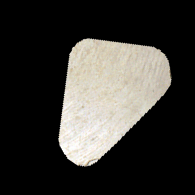
#> input picture tp3/Domenichino_Virgin-and-unicorn/Domenichino_Virgin-and-unicorn/frag_eroded/frag_eroded_109.png, 195 x 195 px, given in place of Domenichino_Virgin-and-unicorn.jpg, which was not available
$ python TP3-EX3_Fromont-Pili-Tigre.py
#> lines starting #> are read from the running program, lines starting #| are printed output that depends on the picture; pictures that were not available may be replaced by others from this repository, and a replacement may not be noted
import cv2
import numpy as np
import os
import random

def estimate_homography(matches, kp1, kp2):
    src_pts = np.float32([kp1[m.queryIdx].pt for m in matches]).reshape(-1, 1, 2)
    dst_pts = np.float32([kp2[m.trainIdx].pt for m in matches]).reshape(-1, 1, 2)
    M, mask = cv2.findHomography(src_pts, dst_pts, cv2.RANSAC, 5.0)
    return M, mask.ravel().tolist()

main_image_path = 'tp3/Domenichino_Virgin-and-unicorn/Domenichino_Virgin-and-unicorn/Domenichino_Virgin-and-unicorn.jpg'
fragments_dir = 'tp3/Domenichino_Virgin-and-unicorn/Domenichino_Virgin-and-unicorn/frag_eroded'

main_image = cv2.imread(main_image_path, cv2.IMREAD_GRAYSCALE)
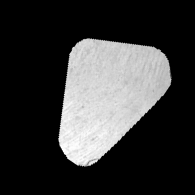
#> main_image: shape (195, 195); min 0, max 254, mean 55.4
orb = cv2.ORB_create(nfeatures=1000)
bf = cv2.BFMatcher(cv2.NORM_HAMMING, crossCheck=True)
kp1, des1 = orb.detectAndCompute(main_image, None)
#> kp1 = 122 keypoints; strongest (x, y, size): (72, 48, 31), (74, 46, 31), (90, 163, 31), (98, 160, 31)

height, width = main_image.shape
#> height = 195; width = 195
reconstructed_image = np.zeros((height, width), dtype=np.uint8)

for fragment_file in sorted(os.listdir(fragments_dir)):
    fragment_path = os.path.join(fragments_dir, fragment_file)
    fragment = cv2.imread(fragment_path, cv2.IMREAD_GRAYSCALE)
    kp2, des2 = orb.detectAndCompute(fragment, None)
#> kp2 has the same summary as kp1

    if not kp2 or len(kp2) < 4:
        continue

    matches = bf.match(des1, des2)
#> matches = 122 matches
    matches = sorted(matches, key=lambda x: x.distance)[:50]
#> matches = 50 matches

    if len(matches) >= 4:
        M, mask = estimate_homography(matches, kp1, kp2)
#> in estimate_homography, `src_pts = np.float32([kp1[m.queryIdx].pt for m in matches]).reshape(-1..`: src_pts = 50 rows, first 8: [87, 38], [89, 38], [83, 39], [91, 39], [101, 40], [104, 40], [79, 42], [76, 44]
#> in estimate_homography, `dst_pts = np.float32([kp2[m.trainIdx].pt for m in matches]).reshape(-1..`: dst_pts has the same summary as src_pts
#> in estimate_homography, `M, mask = cv2.findHomography(src_pts, dst_pts, cv2.RANSAC, 5.0)`: M = [[1, 1.95e-15, -2.47e-13], [6.68e-16, 1, -1.26e-13], [6.6e-18, 1.75e-17, 1]]; mask = 50 values from 1 to 1
#> mask = 50 values from 1 to 1
        if M is not None and np.all(np.abs(M) < 1000):
            transformed_fragment = cv2.warpPerspective(fragment, M, (width, height))
            reconstructed_image = cv2.bitwise_or(reconstructed_image, transformed_fragment)
        else:
            print(f"Unreasonable homography for {fragment_file}")
#> pass 2 of the loop `for fragment_file in sorted(os.listdir(fragments_dir)):`:
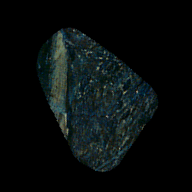
#> input picture tp3/Domenichino_Virgin-and-unicorn/Domenichino_Virgin-and-unicorn/frag_eroded/frag_eroded_115.png, 192 x 192 px, found by its file name
#> `fragment = cv2.imread(fragment_path, cv2.IMREAD_GRAYSCALE)`:
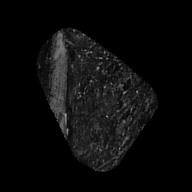
#> fragment: shape (192, 192); min 0, max 161, mean 11.4
#> kp2 = 449 keypoints; strongest (x, y, size): (124, 92, 31), (97, 68, 31), (65, 115, 31), (67, 130, 31)
#> `matches = bf.match(des1, des2)`: matches = 28 matches
#> src_pts = 28 rows, first 8: [152.4, 46.8], [150, 108], [152, 106], [96, 161], [119.5, 138.2], [91, 39], [66, 75], [157, 101]
#> dst_pts = 28 rows, first 8: [151.2, 88.8], [131, 69], [129, 68], [38.4, 66], [141.1, 126.7], [151.2, 115.2], [115.2, 56.4], [57, 120]
#> `M, mask = estimate_homography(matches, kp1, kp2)`: M = [[-0.556, -0.58, 146.2], [-0.374, -0.387, 98.13], [-0.0038, -0.00397, 1]]; mask = 28 values, max 1 at index 1, min 0 at index 0, mean 0.25
#> `reconstructed_image = cv2.bitwise_or(reconstructed_image, transformed_..`:
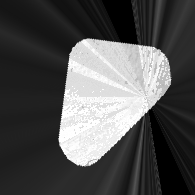
#> reconstructed_image: shape (195, 195); min 0, max 255, mean 81.6
#> pass 3 of the loop `for fragment_file in sorted(os.listdir(fragments_dir)):`:
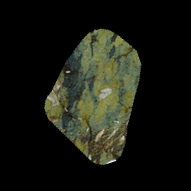
#> input picture tp3/Domenichino_Virgin-and-unicorn/Domenichino_Virgin-and-unicorn/frag_eroded/frag_eroded_118.png, 191 x 191 px, found by its file name
#> `fragment = cv2.imread(fragment_path, cv2.IMREAD_GRAYSCALE)`:
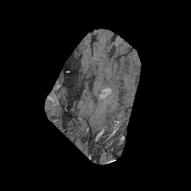
#> fragment: shape (191, 191); min 0, max 250, mean 23.1
#> kp2 = 480 keypoints; strongest (x, y, size): (89, 158, 31), (87, 157, 31), (113, 157, 31), (67, 72, 31)
#> `matches = bf.match(des1, des2)`: matches = 32 matches
#> src_pts = 32 rows, first 8: [140.4, 116.4], [141, 117], [75.6, 43.2], [135, 123], [152, 106], [83, 39], [72, 48], [71, 50]
#> dst_pts = 32 rows, first 8: [129.6, 110.4], [131, 110], [44.4, 100.8], [138, 73.2], [138.2, 72], [45, 100], [134.4, 50.4], [135.4, 50.4]
#> `M, mask = estimate_homography(matches, kp1, kp2)`: M = [[0.21, -0.942, 135.2], [0.503, -0.415, 23.7], [0.00167, -0.00699, 1]]; mask = 32 values, max 1 at index 0, min 0 at index 2, mean 0.219
#> `reconstructed_image = cv2.bitwise_or(reconstructed_image, transformed_..`:
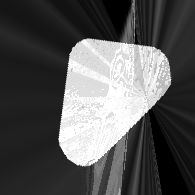
#> reconstructed_image: shape (195, 195); min 0, max 255, mean 85.7
#> the loop made 4 passes; the first 3 are shown

cv2.imshow('Reconstructed Image', reconstructed_image)
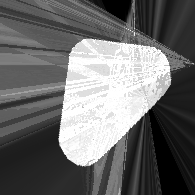
#> window 'Reconstructed Image': shape (195, 195); min 0, max 255, mean 107.1
cv2.waitKey(0)
cv2.destroyAllWindows()
